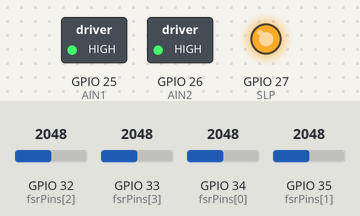
A sketch run on a simulated ESP32. Shown: switched loads named in the sketch (green lamp = pin HIGH), output pins drawn as LEDs (lit = HIGH). Dashed ring = blinking. The test bench sets the inputs (shaded band); at power-on: GPIO 32 (fsrPins[2]) = 2048, GPIO 33 (fsrPins[3]) = 2048, GPIO 34 (fsrPins[0]) = 2048, GPIO 35 (fsrPins[1]) = 2048 (analog values on the 0–4095 scale). What the sketch prints to the serial monitor is not drawn.

Above: at 1.2 s.
1.3 s: GPIO 32 (fsrPins[2]) set to 2280
4.3 s: GPIO 32 (fsrPins[2]) set to 2381
Timing chart, 0 to 13.3 s (numbered marks = the images above; inputs shaded):
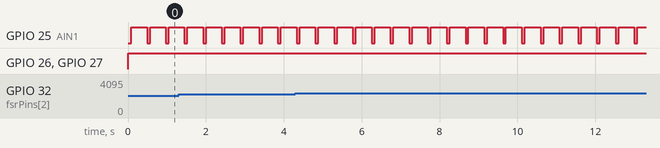

Measured:
- by itself, GPIO 25 (AIN1): alternates HIGH for 0.41 s and LOW for 0.08 s

The sketch:

smartCompressionSleeve_5kohm_Final.ino
```cpp
/*
 * ESP32 Smart Sleeve - Auto-Adjust Logic
 * Features: Averaging, Outlier Rejection, Sensitivity Boost, Discrete Pulsing, & Low-Pressure Debounce
 * Hardware: DRV8833 (25, 26, 27) + 4x FSR 406 (34, 35, 32, 33)
 */

// Pin Definitions
const int AIN1 = 25;
const int AIN2 = 26;
const int SLP  = 27;
const int fsrPins[] = {34, 35, 32, 33}; // 4 Signal Pins

// Target Range & Calibration
const float TARGET_MIN = 25.0;
const float TARGET_MAX = 35.0;
const float OUTLIER_THRESHOLD = 7.0;    // If a sensor is off by > 7 mmHg from the avg, drop it
const float SENSITIVITY_BOOST = 2;      // Calibration multiplier. 1.0 = raw calculation, 1.5 = 50% boost

// Motor Control & Pulsing Settings
const int MOTOR_SPEED = 255;      // Max torque to overcome spool tension
const int PWM_FREQ = 5000;        // 5 kHz frequency
const int PWM_RES = 8;            // 8-bit resolution (0-255)

// Timing Control for Pulsing
const int MOTOR_PULSE_MS = 75;    // Duration in milliseconds the motor runs per burst (TUNE THIS)
const int SETTLE_DELAY_MS = 400;  // Time to wait after moving before reading sensors again

// Debounce Tracking
int consecutiveLowReads = 0;      // Tracks how many times pressure was too low
const int REQUIRED_LOW_READS = 3; // How many times it must be low before tightening

void setup() {
  Serial.begin(115200);

  pinMode(SLP, OUTPUT);
  digitalWrite(SLP, LOW); // Start in Sleep

  // Set up ESP32 PWM using the new V3.x syntax for speed control
  ledcAttach(AIN1, PWM_FREQ, PWM_RES);
  ledcAttach(AIN2, PWM_FREQ, PWM_RES);

  analogReadResolution(12);
  Serial.println("System Initialized. Outlier Rejection, Pulsing Control, & Debounce Active.");
}

void loop() {
  float pressures[4];
  float totalPressure = 0;

  Serial.print("Raw ADCs -> ");

  // 1. Read all 4 Sensors and Store Pressures
  for (int i = 0; i < 4; i++) {
    int raw = analogRead(fsrPins[i]);

    Serial.print("FSR[");
    Serial.print(i);
    Serial.print("]: ");
    Serial.print(raw);
    Serial.print("  ");

    // Mapping 0-4095 to 0-50 mmHg (adjusted for 5.1k resistor), then applying sensitivity boost
    float p = ((raw - 162) * (50.0 / (3256.0 - 162.0))) * SENSITIVITY_BOOST;
    if (p < 0) p = 0;

    pressures[i] = p;         // Store individual pressure
    totalPressure += p;       // Add to total
  }

  // Calculate the initial average
  float avgPressure = totalPressure / 4.0;

  // 2. Outlier Detection
  float maxDeviation = 0;
  int outlierIndex = -1;

  for (int i = 0; i < 4; i++) {
    float deviation = abs(pressures[i] - avgPressure);
    if (deviation > maxDeviation) {
      maxDeviation = deviation;
      outlierIndex = i;
    }
  }

  // 3. Outlier Rejection
  if (maxDeviation > OUTLIER_THRESHOLD) {
    Serial.print("| Dropping FSR[");
    Serial.print(outlierIndex);
    Serial.print("] (Dev: ");
    Serial.print(maxDeviation, 1);
    Serial.print(") ");

    avgPressure = (totalPressure - pressures[outlierIndex]) / 3.0;
  }

  // Print final calculated average
  Serial.print("| Final Avg: ");
  Serial.print(avgPressure, 1);
  Serial.print(" mmHg | Status: ");

  // 4. Motor Control Logic with Debounce and Pulsing
  if (avgPressure < TARGET_MIN) {
    consecutiveLowReads++; // Increment the counter

    if (consecutiveLowReads >= REQUIRED_LOW_READS) {
      Serial.println("Tightening...");
      motorMove(true);       // Turn on clockwise
      delay(MOTOR_PULSE_MS); // Run for burst duration
      motorStop();           // Immediately stop
    } else {
      Serial.print("Low Pressure (Wait ");
      Serial.print(consecutiveLowReads);
      Serial.print("/");
      Serial.print(REQUIRED_LOW_READS);
      Serial.println(")...");
      motorStop();
    }
  }
  else if (avgPressure > TARGET_MAX) {
    consecutiveLowReads = 0; // Reset counter because pressure is high
    Serial.println("Releasing...");
    motorMove(false);      // Turn on counter-clockwise
    delay(MOTOR_PULSE_MS); // Run for burst duration
    motorStop();           // Immediately stop
  }
  else {
    consecutiveLowReads = 0; // Reset counter because target is met
    Serial.println("Target Met - Sleeping.");
    motorStop();
  }

  // Allow pressure to settle before the next reading
  delay(SETTLE_DELAY_MS);
}

void motorMove(bool forward) {
  digitalWrite(SLP, HIGH); // Wake driver
  if (forward) {
    ledcWrite(AIN1, MOTOR_SPEED);
    ledcWrite(AIN2, 0);
  } else {
    ledcWrite(AIN1, 0);
    ledcWrite(AIN2, MOTOR_SPEED);
  }
}

void motorStop() {
digitalWrite(SLP, HIGH); // MUST stay awake to engage the brakes

  // Driving both inputs to maximum (255) puts the DRV8833 into Brake Mode
  ledcWrite(AIN1, 255);
  ledcWrite(AIN2, 255);
}
```
